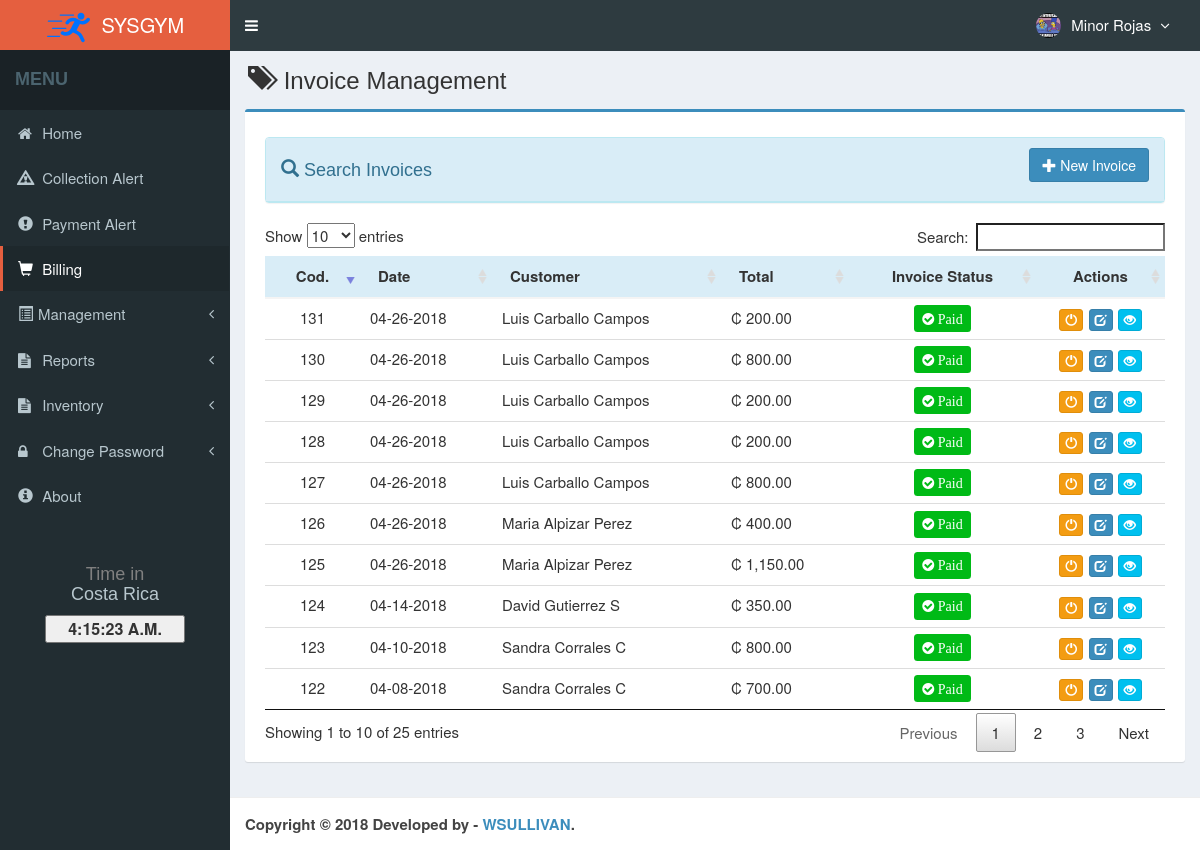
Screenshot of /main.php?module=invoice (signed in) with the database file from the repository.
### tables this page shows
CREATE TABLE `usuario` (
  `IDUsuario` int(11) NOT NULL,
  `NombreUsuario` varchar(30) NOT NULL,
  `Contrasenia` varchar(60) NOT NULL,
  `Cedula` varchar(15) NOT NULL,
  `NombreCompleto` varchar(50) NOT NULL,
  `Correo` varchar(50) NOT NULL,
  `Telefono` varchar(20) NOT NULL,
  `Direccion` text NOT NULL,
  `Foto` varchar(100) DEFAULT NULL,
  `Role` varchar(15) NOT NULL,
  `Estado` enum('Enabled','Disabled') NOT NULL DEFAULT 'Enabled',
  `created_at` timestamp NOT NULL DEFAULT CURRENT_TIMESTAMP,
  `updated_at` timestamp NOT NULL DEFAULT CURRENT_TIMESTAMP ON UPDATE CURRENT_TIMESTAMP
);

CREATE TABLE `factura` (
  `IDFactura` int(11) NOT NULL,
  `FechaFactura` datetime NOT NULL,
  `IDCliente` int(11) DEFAULT NULL,
  `Condicion` varchar(20) NOT NULL,
  `TotalVenta` decimal(8,1) NOT NULL,
  `EstadoFactura` varchar(20) NOT NULL,
  `Tipo` varchar(30) NOT NULL,
  `Estado` enum('Enabled','Disabled') NOT NULL DEFAULT 'Enabled',
  `created_user` int(11) NOT NULL,
  `created_at` timestamp NOT NULL DEFAULT CURRENT_TIMESTAMP,
  `updated_user` int(11) NOT NULL,
  `updated_at` timestamp NOT NULL DEFAULT CURRENT_TIMESTAMP ON UPDATE CURRENT_TIMESTAMP
);

CREATE TABLE `cliente` (
  `IDCliente` int(11) NOT NULL,
  `Cedula` varchar(15) NOT NULL,
  `NombreCompleto` varchar(50) NOT NULL,
  `Correo` varchar(50) NOT NULL,
  `Direccion` varchar(100) NOT NULL,
  `FechaNacimiento` date NOT NULL,
  `Sexo` varchar(20) NOT NULL,
  `Telefono1` varchar(20) DEFAULT NULL,
  `Telefono2` varchar(20) DEFAULT NULL,
  `Nacionalidad` varchar(30) NOT NULL,
  `Facebook` varchar(30) DEFAULT NULL,
  `Twitter` varchar(30) DEFAULT NULL,
  `Estado` enum('Enabled','Disabled') NOT NULL DEFAULT 'Enabled',
  `created_user` int(11) NOT NULL,
  `created_at` timestamp NOT NULL DEFAULT CURRENT_TIMESTAMP,
  `updated_user` int(11) NOT NULL,
  `updated_at` timestamp NOT NULL DEFAULT CURRENT_TIMESTAMP ON UPDATE CURRENT_TIMESTAMP
);

### Module/invoice/view.php (the view, shortened to what this page needs)
<section class="content-header">
  <h1>
    <i class="glyphicon glyphicon-tags icon-title"></i> Invoice Management
  </h1>
</section>
<section class="content">
  <div class="row">
    <div class="col-md-12">
      <?php
      if ($_SESSION['Role'] == 'Admin') { ?>
      <div class="box box-primary">
        <div class="box-body">
          <div class="panel panel-info">
            <div class="panel-heading">
              <div class="btn-group pull-right">
                <a  href="?module=form_new&form=add" class="btn btn-primary"><span class="glyphicon glyphicon-plus" ></span> New Invoice</a>
              </div>
              <h4><i class='glyphicon glyphicon-search'></i> Search Invoices</h4>
            </div>
          </div>
          <div class="table-responsive">
          <table id="dataTables2" class="table row-border table-hover">
            <thead>
              <tr class="info">
                <th class="center">Cod.</th>
                <th>Date</th>
                <th>Customer</th>
                <th>Total</th>
                <th class="center">Invoice Status</th>
                <th class="center">Actions</th>
              </tr>
            </thead>
            <tbody>
            <?php
            $no = 1;
            $query = mysqli_query($mysqli, "SELECT factura.IDFactura,factura.FechaFactura,
              factura.IDCliente AS invoiceCustomerID,factura.Condicion,factura.TotalVenta,
              factura.EstadoFactura,factura.updated_at,factura.Estado,
              cliente.IDCliente AS customerID,
              cliente.NombreCompleto AS customerName FROM factura,cliente
              WHERE factura.IDCliente=cliente.IDCliente")
              or die('error: '.mysqli_error($mysqli));
            while ($data = mysqli_fetch_assoc($query)) {
              $total_invoice = number_format($data['TotalVenta'],2);
              $date_format_aux = date_create($data['FechaFactura']);
              $date_format_aux = date_format($date_format_aux,'m-d-Y');
              echo "<tr width='20'>
                      <td class='center'>$data[IDFactura]</td>
                      <td>$date_format_aux</td>";?>
                      <?php
                        if ($data['invoiceCustomerID'] == 0000) { ?>
                          <td>Not shown</td>
                      <?php } else { ?>
                          <td><?php echo $data['customerName']; ?></td>
                      <?php } ?>
                      <td><?php echo "₡ ".$total_invoice; ?></td>
                      <?php
                      if($data['EstadoFactura'] == "Paid"){
                        $invoice_status_aux = "Paid";
                        ?>
                        <td class="center"><span class="label" style="font-size: 14px;font-weight: bold;background-color: #00BA16;"><i class='icon fa fa-check-circle'> <?php echo $invoice_status_aux; ?></i></span></td>
                        <?php
                        }else{
                          $invoice_status_aux = "Pending";
                          ?>
                          <td class="center"><span class="label" style="font-size: 14px;font-weight: bold;background-color: #F79933;"><i class='icon fa fa-times-circle'> <?php echo $invoice_status_aux; ?></i></span></td>
                       <?php }
                        ?>
                      <td class="center">
                        <div>
                        <?php
                              if ($data['Estado']=='Enabled') { ?>
                                <a data-toggle="tooltip" data-placement="top" title="Disable" style="margin-right:1px" class="btn btn-warning btn-xs" href="Module/invoice/proses.php?act=off&id=<?php echo $data['IDFactura'];?>">
                                    <i style="color:#fff" class="glyphicon glyphicon-off"></i>
                                </a>
                        <?php }
                              else { ?>
                                <a data-toggle="tooltip" data-placement="top" title="Enable" style="margin-right:1px" class="btn btn-success btn-xs" href="Module/invoice/proses.php?act=on&id=<?php echo $data['IDFactura'];?>">
                                    <i style="color:#fff" class="glyphicon glyphicon-ok"></i>
                                </a>
                        <?php } ?>
                      <?php
                        echo "<a data-toggle='tooltip' data-placement='top' title='Modify' style='margin-right:1px' class='btn btn-primary btn-xs' href='?module=edit_invoice&id=$data[IDFactura]'>
                                <i style='color:#fff' class='glyphicon glyphicon-edit'></i>
                            </a>
                            <a data-toggle='tooltip' data-placement='top' title='Detail'  class='btn btn-info btn-xs' href='?module=viewDetail&file&id=$data[IDFactura]'>
                                <i style='color:#fff' class='glyphicon glyphicon-eye-open'></i>
                            </a>
                        </div>
                      </td>
                    </tr>";
              $no++; } ?>
            </tbody>
          </table>
          </div>
        </div>
      </div>
      <?php
      }
      ?>
    </div>
  </div>
</section>

### top-menu.php (shortened to what this page needs)
<?php
require_once "Config/database.php";
  $query = mysqli_query($mysqli, "SELECT IDUsuario, NombreUsuario, Foto, Role,NombreCompleto FROM usuario
  WHERE IDUsuario='$_SESSION[IDUsuario]'");
  $data = mysqli_fetch_assoc($query);
?>
<li class="dropdown user user-menu">
  <a href="#" class="dropdown-toggle" data-toggle="dropdown">
  <?php
  if ($data['Foto']=="") { ?>
    <img src="Content/images/user/user-default.png" class="user-image" alt="User Image"/>
  <?php
  }
  else { ?>
    <img src="Content/images/user/<?php echo $data['Foto']; ?>" class="user-image" alt="User Image"/>
  <?php
  }
  ?>
    <span class="hidden-xs"><?php echo $data['NombreCompleto']; ?> <i style="margin-left:5px" class="fa fa-angle-down"></i></span>
  </a>
</li>

### Content/assets/css/style.css (style rules this page uses)
.content-header { padding: 15px 18px 0; position: relative; }
.center { text-align:center; }
.icon-title { margin-right: 5px; }
body { background-color: #fff; color: #333; font-size: 15px; line-height: 1.42857; }

### rows the page displays
usuario: Foto (picture), NombreCompleto "Minor Rojas"
factura: IDFactura "122", FechaFactura "04-08-2018", IDCliente.NombreCompleto "Sandra Corrales C", TotalVenta "700.00", EstadoFactura "Paid"
factura: IDFactura "123", FechaFactura "04-10-2018", IDCliente.NombreCompleto "Sandra Corrales C", TotalVenta "800.00", EstadoFactura "Paid"
factura: IDFactura "124", FechaFactura "04-14-2018", IDCliente.NombreCompleto "David Gutierrez S", TotalVenta "350.00", EstadoFactura "Paid"
factura: IDFactura "125", FechaFactura "04-26-2018", IDCliente.NombreCompleto "Maria Alpizar Perez", TotalVenta "1,150.00", EstadoFactura "Paid"
factura: IDFactura "126", FechaFactura "04-26-2018", IDCliente.NombreCompleto "Maria Alpizar Perez", TotalVenta "400.00", EstadoFactura "Paid"
factura: IDFactura "127", FechaFactura "04-26-2018", IDCliente.NombreCompleto "Luis Carballo Campos", TotalVenta "800.00", EstadoFactura "Paid"
factura: IDFactura "128", FechaFactura "04-26-2018", IDCliente.NombreCompleto "Luis Carballo Campos", TotalVenta "200.00", EstadoFactura "Paid"
factura: IDFactura "129", FechaFactura "04-26-2018", IDCliente.NombreCompleto "Luis Carballo Campos", TotalVenta "200.00", EstadoFactura "Paid"
factura: IDFactura "130", FechaFactura "04-26-2018", IDCliente.NombreCompleto "Luis Carballo Campos", TotalVenta "800.00", EstadoFactura "Paid"
factura: IDFactura "131", FechaFactura "04-26-2018", IDCliente.NombreCompleto "Luis Carballo Campos", TotalVenta "200.00", EstadoFactura "Paid"
